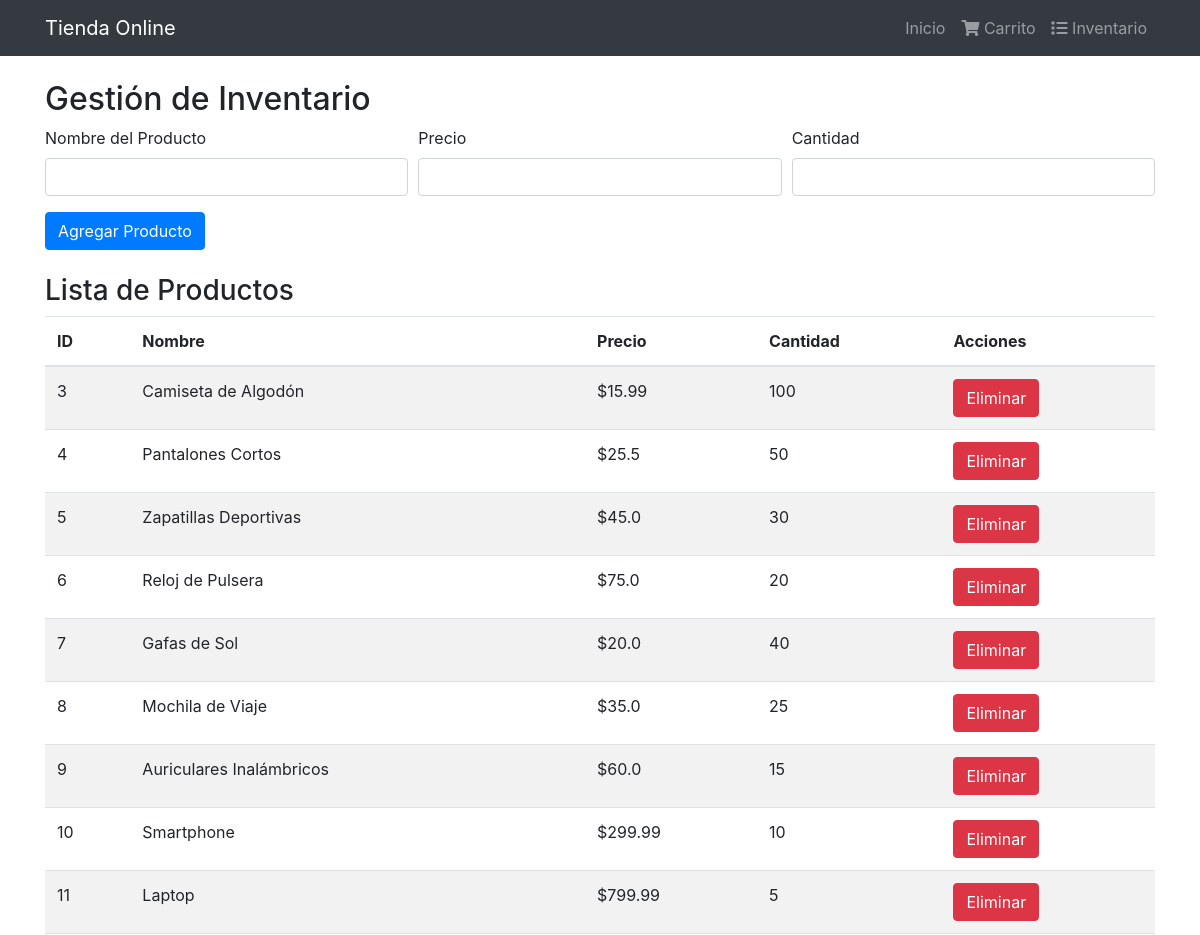
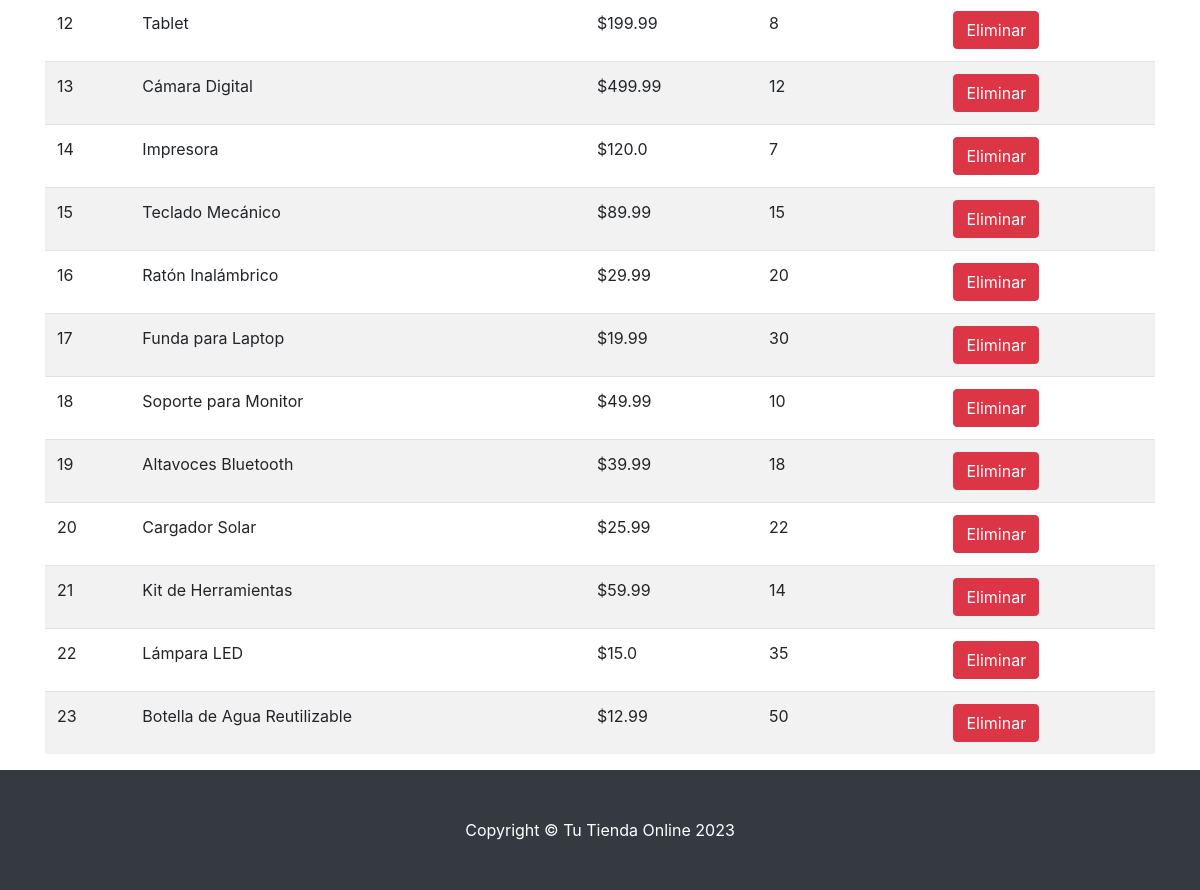
Page /inventario on the committed database (2 pictures, top to bottom).
### tables this page shows
CREATE TABLE productos (
            id INTEGER PRIMARY KEY AUTOINCREMENT,
            nombre TEXT NOT NULL,
            precio REAL NOT NULL,
            cantidad INTEGER NOT NULL
        );

### app.py (the view, shortened to what this page needs)
@app.route('/inventario', methods=['GET', 'POST'])
def inventario():
    conn = sqlite3.connect('database.db')
    cursor = conn.cursor()
    cursor.execute('SELECT * FROM productos')
    productos = cursor.fetchall()
    conn.close()
    return render_template('inventario.html', productos=productos)

### templates/inventario.html
{% extends 'layout.html' %}
{% block content %}
<h2>Gestión de Inventario</h2>
<form method="POST" class="mb-4">
    <div class="form-row">
        <div class="form-group col-md-4">
            <label for="nombre">Nombre del Producto</label>
            <input type="text" class="form-control" id="nombre" name="nombre" required>
        </div>
        <div class="form-group col-md-4">
            <label for="precio">Precio</label>
            <input type="number" step="0.01" class="form-control" id="precio" name="precio" required>
        </div>
        <div class="form-group col-md-4">
            <label for="cantidad">Cantidad</label>
            <input type="number" class="form-control" id="cantidad" name="cantidad" required>
        </div>
    </div>
    <button type="submit" class="btn btn-primary">Agregar Producto</button>
</form>
<h3>Lista de Productos</h3>
<table class="table table-striped">
    <thead>
        <tr>
            <th>ID</th>
            <th>Nombre</th>
            <th>Precio</th>
            <th>Cantidad</th>
            <th>Acciones</th>
        </tr>
    </thead>
    <tbody>
        {% for producto in productos %}
        <tr>
            <td>{{ producto[0] }}</td>
            <td>{{ producto[1] }}</td>
            <td>${{ producto[2] }}</td>
            <td>{{ producto[3] }}</td>
            <td>
                <a href="{{ url_for('eliminar_producto', producto_id=producto[0]) }}" class="btn btn-danger">Eliminar</a>
            </td>
        </tr>
        {% endfor %}
    </tbody>
</table>
{% endblock %}

### templates/layout.html (shortened to what this page needs)
<!DOCTYPE html>
<html lang="es">
<head>
    <link rel="stylesheet" href="https://stackpath.bootstrapcdn.com/bootstrap/4.5.2/css/bootstrap.min.css">
    <link rel="stylesheet" href="https://cdnjs.cloudflare.com/ajax/libs/font-awesome/5.15.3/css/all.min.css">
</head>
<body>
    <nav class="navbar navbar-expand-lg navbar-dark bg-dark fixed-top">
        <div class="container">
            <a class="navbar-brand" href="/">Tienda Online</a>
            <div class="collapse navbar-collapse" id="navbarResponsive">
                <ul class="navbar-nav ml-auto">
                    <li class="nav-item">
                        <a class="nav-link" href="/">Inicio</a>
                    </li>
                    <li class="nav-item">
                        <a class="nav-link" href="/carrito"><i class="fas fa-shopping-cart"></i> Carrito</a>
                    </li>
                    <li class="nav-item">
                        <a class="nav-link" href="/inventario"><i class="fas fa-list"></i> Inventario</a>
                    </li>
                </ul>
            </div>
        </div>
    </nav>
    <div class="container" style="margin-top: 80px;">
        {% block content %}{% endblock %}
    </div>
    <footer class="py-5 bg-dark">
        <div class="container">
            <p class="m-0 text-center text-white">Copyright &copy; Tu Tienda Online 2023</p>
        </div>
    </footer>
</body>
</html>

### rows in the picture
productos: id "3", nombre "Camiseta de Algodón", precio "15.99", cantidad "100"
productos: id "4", nombre "Pantalones Cortos", precio "25.5", cantidad "50"
productos: id "5", nombre "Zapatillas Deportivas", precio "45.0", cantidad "30"
productos: id "6", nombre "Reloj de Pulsera", precio "75.0", cantidad "20"
productos: id "7", nombre "Gafas de Sol", precio "20.0", cantidad "40"
productos: id "8", nombre "Mochila de Viaje", precio "35.0", cantidad "25"
productos: id "9", nombre "Auriculares Inalámbricos", precio "60.0", cantidad "15"
productos: id "10", nombre "Smartphone", precio "299.99", cantidad "10"
productos: id "11", nombre "Laptop", precio "799.99", cantidad "5"
productos: id "12", nombre "Tablet", precio "199.99", cantidad "8"
productos: id "13", nombre "Cámara Digital", precio "499.99", cantidad "12"
productos: id "14", nombre "Impresora", precio "120.0", cantidad "7"
productos: id "15", nombre "Teclado Mecánico", precio "89.99", cantidad "15"
productos: id "16", nombre "Ratón Inalámbrico", precio "29.99", cantidad "20"
productos: id "17", nombre "Funda para Laptop", precio "19.99", cantidad "30"
productos: id "18", nombre "Soporte para Monitor", precio "49.99", cantidad "10"
productos: id "19", nombre "Altavoces Bluetooth", precio "39.99", cantidad "18"
productos: id "20", nombre "Cargador Solar", precio "25.99", cantidad "22"
productos: id "21", nombre "Kit de Herramientas", precio "59.99", cantidad "14"
productos: id "22", nombre "Lámpara LED", precio "15.0", cantidad "35"
productos: id "23", nombre "Botella de Agua Reutilizable", precio "12.99", cantidad "50"
